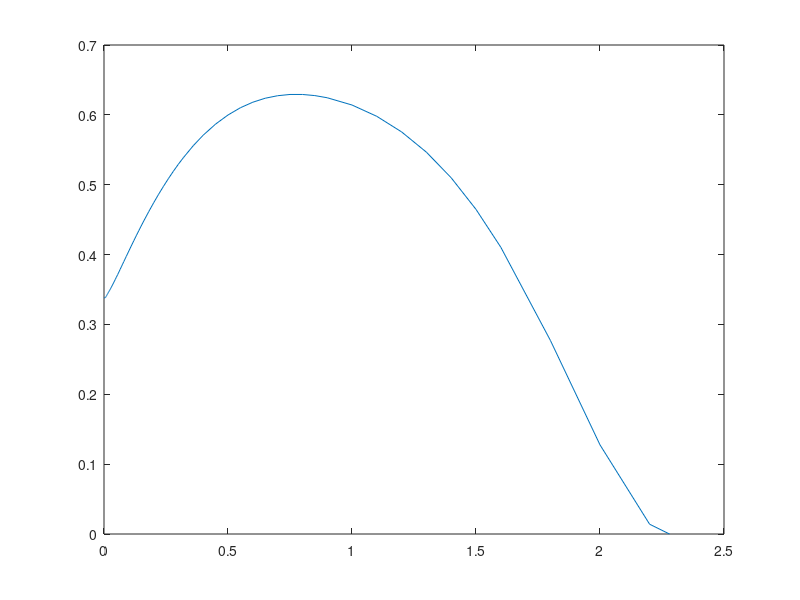

Write the MATLAB code that produced this figure.
%%Y90 

E=[0.000000e+00
1.000000e-04
1.100000e-04
1.200000e-04
1.300000e-04
1.400000e-04
1.500000e-04
1.600000e-04
1.800000e-04
2.000000e-04
2.200000e-04
2.400000e-04
2.600000e-04
2.800000e-04
3.000000e-04
3.200000e-04
3.600000e-04
4.000000e-04
4.500000e-04
5.000000e-04
5.500000e-04
6.000000e-04
6.500000e-04
7.000000e-04
7.500000e-04
8.000000e-04
8.500000e-04
9.000000e-04
1.000000e-03
1.100000e-03
1.200000e-03
1.300000e-03
1.400000e-03
1.500000e-03
1.600000e-03
1.800000e-03
2.000000e-03
2.200000e-03
2.400000e-03
2.600000e-03
2.800000e-03
3.000000e-03
3.200000e-03
3.600000e-03
4.000000e-03
4.500000e-03
5.000000e-03
5.500000e-03
6.000000e-03
6.500000e-03
7.000000e-03
7.500000e-03
8.000000e-03
8.500000e-03
9.000000e-03
1.000000e-02
1.100000e-02
1.200000e-02
1.300000e-02
1.400000e-02
1.500000e-02
1.600000e-02
1.800000e-02
2.000000e-02
2.200000e-02
2.400000e-02
2.600000e-02
2.800000e-02
3.000000e-02
3.200000e-02
3.600000e-02
4.000000e-02
4.500000e-02
5.000000e-02
5.500000e-02
6.000000e-02
6.500000e-02
7.000000e-02
7.500000e-02
8.000000e-02
8.500000e-02
9.000000e-02
1.000000e-01
1.100000e-01
1.200000e-01
1.300000e-01
1.400000e-01
1.500000e-01
1.600000e-01
1.800000e-01
2.000000e-01
2.200000e-01
2.400000e-01
2.600000e-01
2.800000e-01
3.000000e-01
3.200000e-01
3.600000e-01
4.000000e-01
4.500000e-01
5.000000e-01
5.500000e-01
6.000000e-01
6.500000e-01
7.000000e-01
7.500000e-01
8.000000e-01
8.500000e-01
9.000000e-01
1.000000e+00
1.100000e+00
1.200000e+00
1.300000e+00
1.400000e+00
1.500000e+00
1.600000e+00
1.800000e+00
2.000000e+00
2.200000e+00
2.280100e+00];

p=[3.379000e-01
3.379000e-01
3.379000e-01
3.379000e-01
3.379000e-01
3.379000e-01
3.379000e-01
3.379000e-01
3.379000e-01
3.380000e-01
3.380000e-01
3.380000e-01
3.380000e-01
3.380000e-01
3.380000e-01
3.380000e-01
3.380000e-01
3.380000e-01
3.380000e-01
3.380000e-01
3.380000e-01
3.380000e-01
3.380000e-01
3.380000e-01
3.380000e-01
3.380000e-01
3.380000e-01
3.380000e-01
3.380000e-01
3.380000e-01
3.380000e-01
3.380000e-01
3.380000e-01
3.380000e-01
3.381000e-01
3.381000e-01
3.381000e-01
3.381000e-01
3.381000e-01
3.381000e-01
3.381000e-01
3.382000e-01
3.382000e-01
3.382000e-01
3.382000e-01
3.383000e-01
3.383000e-01
3.383000e-01
3.385000e-01
3.388000e-01
3.391000e-01
3.394000e-01
3.398000e-01
3.401000e-01
3.404000e-01
3.410000e-01
3.416000e-01
3.422000e-01
3.428000e-01
3.435000e-01
3.441000e-01
3.447000e-01
3.459000e-01
3.472000e-01
3.484000e-01
3.497000e-01
3.510000e-01
3.523000e-01
3.536000e-01
3.550000e-01
3.577000e-01
3.605000e-01
3.641000e-01
3.677000e-01
3.713000e-01
3.750000e-01
3.788000e-01
3.825000e-01
3.863000e-01
3.900000e-01
3.938000e-01
3.975000e-01
4.050000e-01
4.124000e-01
4.197000e-01
4.269000e-01
4.340000e-01
4.410000e-01
4.479000e-01
4.612000e-01
4.740000e-01
4.862000e-01
4.978000e-01
5.089000e-01
5.194000e-01
5.294000e-01
5.387000e-01
5.559000e-01
5.709000e-01
5.868000e-01
5.998000e-01
6.102000e-01
6.181000e-01
6.238000e-01
6.274000e-01
6.292000e-01
6.292000e-01
6.276000e-01
6.245000e-01
6.141000e-01
5.979000e-01
5.756000e-01
5.466000e-01
5.099000e-01
4.647000e-01
4.105000e-01
2.771000e-01
1.276000e-01
1.403000e-02
0.000000e+00];

figure(1)
plot(E,p)
